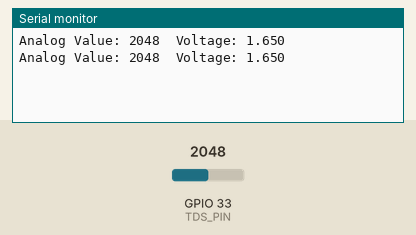
A sketch run on a simulated ESP32. Parts: the last lines printed to the serial monitor. The inputs (shaded band) are chosen by the test bench; at power-on: GPIO 33 (TDS_PIN) = 2048.

Above: at 1.8 s.
1.9 s: GPIO 33 (TDS_PIN) set to 2866
At 2.8 s:
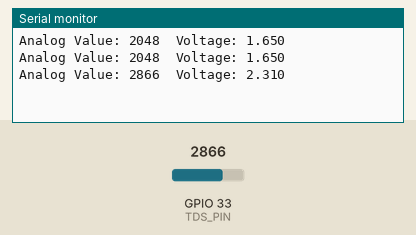
3.4 s: GPIO 33 (TDS_PIN) set to 3603
At 4.8 s:
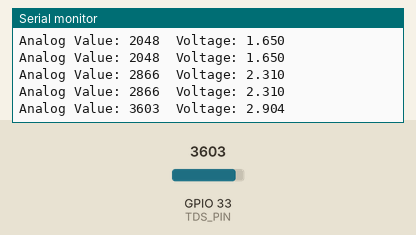
Timing chart, 0 to 6.4 s (numbered marks = the images above; inputs shaded):
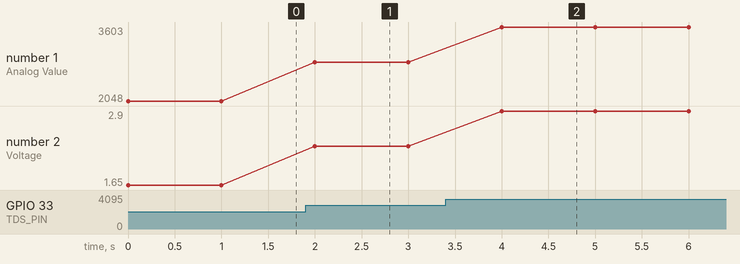

Measured:
- after the input at 1.9 s, the serial monitor: prints a new line after 0.10 s (image 1)
- after the input at 3.4 s, the serial monitor: prints a new line after 0.60 s (image 2)
- plotted number 1: 2048 → 2866 after the input at 1.9 s, 2866 → 3603 after the input at 3.4 s
- plotted number 2: 1.65 → 2.31 after the input at 1.9 s, 2.31 → 2.9 after the input at 3.4 s

The sketch:

pH___TDS_Code.ino
```cpp
#define TDS_PIN 33  // Use ADC1 pins: GPIO 32-39

void setup() {
  Serial.begin(9600);
}

void loop() {
  int analogValue = analogRead(TDS_PIN);  // Range: 0 to 4095
  float voltage = (analogValue / 4095.0) * 3.3;  // Convert to voltage (V)

  Serial.print("Analog Value: ");
  Serial.print(analogValue);
  Serial.print("  Voltage: ");
  Serial.println(voltage, 3);  // Print voltage with 3 decimal places

  delay(1000);  // Read every second
}
```
